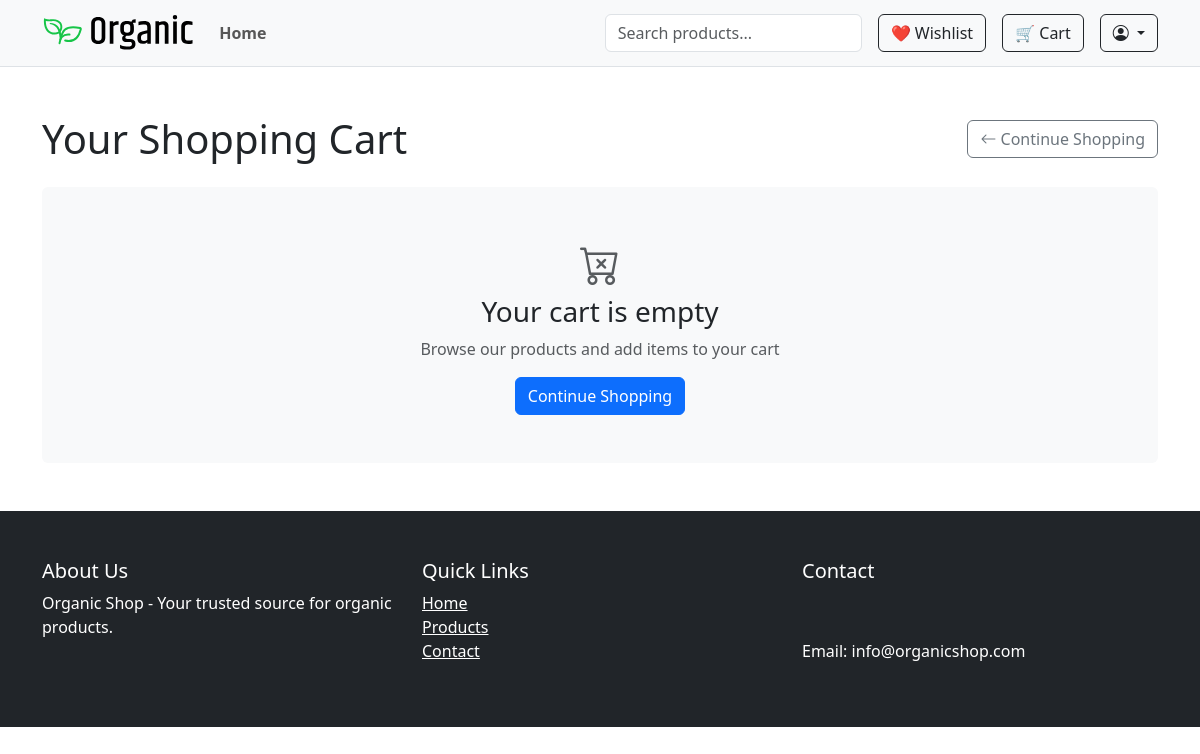
The page /cart/ (signed in) on the database as committed earlier.
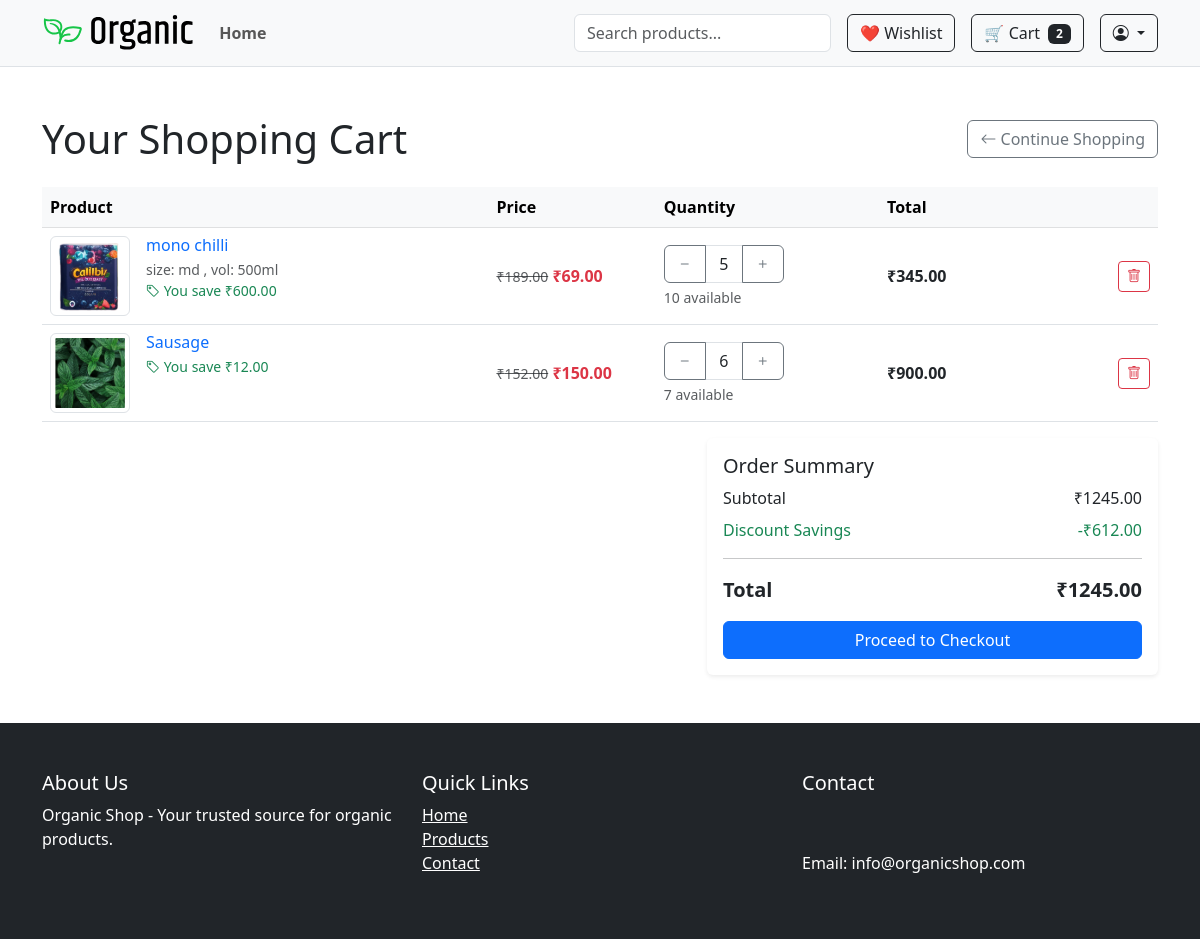
The same page on the database as committed later.
### shop/models.py (models this page shows, shortened)
class CartItem(models.Model):
    cart = models.ForeignKey(Cart, related_name='items', on_delete=models.CASCADE)
    variant = models.ForeignKey(ProductVariant, null=True, blank=True, on_delete=models.SET_NULL)
    product = models.ForeignKey(Product, null=True, blank=True, on_delete=models.CASCADE)
    quantity = models.PositiveIntegerField(default=1)
    @property
    def total_price(self):
        if self.variant:
            if self.variant.discount_price:
                return self.variant.discount_price * self.quantity
            return self.variant.price * self.quantity
        elif self.product.discount_price:
            return self.product.discount_price * self.quantity
        return self.product.price * self.quantity
    @property
    def savings(self):
        if self.variant:
            if self.variant.discount_price:
                return (self.variant.price - self.variant.discount_price) * self.quantity
            elif self.product.discount_price:
                return (self.product.price - self.product.discount_price) * self.quantity
            return 0
        elif self.product.discount_price:
            return (self.product.price - self.product.discount_price) * self.quantity
        return 0
    @property
    def get_product(self):
        return self.variant.product if self.variant else self.product

class Product(models.Model):
    category = models.ForeignKey(Category, on_delete=models.CASCADE, related_name='products')
    name = models.CharField(max_length=255)
    slug = models.SlugField(unique=True ,blank=True)
    description = models.TextField()
    price = models.DecimalField(max_digits=10, decimal_places=2)
    discount_price = models.DecimalField(max_digits=10, decimal_places=2, null=True, blank=True)
    image = models.ImageField(upload_to='products/')
    is_featured = models.BooleanField(default=False)
    sold_count = models.PositiveIntegerField(default=0)
    created_at = models.DateTimeField(auto_now_add=True)
    views = models.PositiveIntegerField(default=1)
    available = models.BooleanField(default=True)
    stock = models.PositiveIntegerField(default=0)
    def get_absolute_url(self):
        return reverse('shop:product_detail', kwargs={'slug': self.slug})

class ProductVariant(models.Model):
    product = models.ForeignKey(Product, on_delete=models.CASCADE, related_name='variants')
    values = models.ManyToManyField(VariantValue)
    price = models.DecimalField(max_digits=10, decimal_places=2)
    discount_price = models.DecimalField(max_digits=10, decimal_places=2, null=True, blank=True)
    stock = models.IntegerField()
    sku = models.CharField(max_length=50, unique=True, blank=True)
    image = models.ImageField(upload_to='variants/', null=True, blank=True)
    sold_count = models.IntegerField(default=0)

class VariantValue(models.Model):
    option = models.ForeignKey(VariantOption, on_delete=models.CASCADE)
    value = models.CharField(max_length=100)

class VariantOption(models.Model):
    name = models.CharField(max_length=50)

class Cart(models.Model):
    user = models.ForeignKey(User, on_delete=models.CASCADE, null=True, blank=True)
    session_key = models.CharField(max_length=40, null=True, blank=True)
    created_at = models.DateTimeField(auto_now_add=True)
    updated_at = models.DateTimeField(auto_now=True)
    @property
    def total_price(self):
        return sum(item.total_price for item in self.items.all())
    @property
    def total_savings(self):
        return sum(item.savings for item in self.items.all())

### shop/views.py (the view)
# urls.py: path('cart/', views.cart_detail, name='cart_detail'),
def cart_detail(request):
    cart = get_or_create_cart(request)
    return render(request, 'shop/cart_detail.html', {'cart': cart})

### shop/views.py (called while the page is built, shortened)
def get_or_create_cart(request):
    if request.user.is_authenticated:
        session_key = request.session.session_key
        if session_key:
            anon_cart = Cart.objects.filter(session_key=session_key, user__isnull=True).first()
        cart, _ = Cart.objects.get_or_create(user=request.user)
    else:
        session_key = request.session.session_key or request.session.create()
        cart, _ = Cart.objects.get_or_create(session_key=session_key, user=None)
    return cart

### shop/templates/shop/cart_detail.html (shortened to what the changed rows need)
{% extends 'shop/base.html' %}
{% load static %}
{% block content %}
<div class="container py-5">
    <div class="d-flex justify-content-between align-items-center mb-4">
        <h1 class="mb-0">Your Shopping Cart</h1>
    </div>
    {% if cart.items.all %}
    <div class="table-responsive">
        <table class="table table-hover align-middle">
            <thead class="table-light">
                <tr>
                    <th style="width: 40%">Product</th>
                    <th style="width: 15%">Price</th>
                    <th style="width: 20%">Quantity</th>
                    <th style="width: 15%">Total</th>
                    <th style="width: 10%"></th>
                </tr>
            </thead>
            <tbody>
                {% for item in cart.items.all %}
                <tr>
                    <td>
                        <div class="d-flex">
                            <a href="{{ item.get_product.get_absolute_url }}" class="me-3">
                                <img src="{% if item.variant and item.variant.image %}{{ item.variant.image.url }}{% else %}{{ item.product.image.url }}{% endif %}"
                                     alt="{{ item.get_product.name }}"
                                     class="img-thumbnail"
                                     style="width: 80px; height: 80px; object-fit: cover;">
                            </a>
                            <div>
                                <h6 class="mb-1">
                                    <a href="{{ item.get_product.get_absolute_url }}" class="text-decoration-none">
                                        {{ item.get_product.name }}
                                    </a>
                                </h6>
                                {% if item.variant %}
                                <div class="text-muted small">
                                    {% for value in item.variant.values.all %}
                                    <span>{{ value.option.name }}: {{ value.value }}</span>
                                    {% if not forloop.last %}, {% endif %}
                                    {% endfor %}
                                </div>
                                {% endif %}
                                {% if item.savings > 0 %}
                                <div class="text-success small">
                                    <i class="bi bi-tag"></i> You save ₹{{ item.savings }}
                                </div>
                                {% endif %}
                            </div>
                        </div>
                    </td>
                    <td>
                        {% if item.variant %}
                            {% if item.variant.discount_price %}
                            <div>
                                <span class="text-decoration-line-through text-muted small">₹{{ item.variant.price }}</span>
                                <span class="text-danger fw-bold">₹{{ item.variant.discount_price }}</span>
                            </div>
                            {% else %}
                            <span class="fw-bold">₹{{ item.variant.price }}</span>
                            {% endif %}
                        {% else %}
                            {% if item.product.discount_price %}
                            <div>
                                <span class="text-decoration-line-through text-muted small">₹{{ item.product.price }}</span>
                                <span class="text-danger fw-bold">₹{{ item.product.discount_price }}</span>
                            </div>
                            {% else %}
                            <span class="fw-bold">₹{{ item.product.price }}</span>
                            {% endif %}
                        {% endif %}
                    </td>
                    <td>
                        <div class="input-group" style="max-width: 120px;">
                            <button class="btn btn-outline-secondary decrement"
                                    type="button"
                                    data-item-id="{{ item.id }}">
                                <i class="bi bi-dash"></i>
                            </button>
                            <input type="number"
                                   class="form-control text-center quantity-input"
                                   value="{{ item.quantity }}"
                                   min="1"
                                   max="{% if item.variant %}{{ item.variant.stock }}{% else %}{{ item.product.stock }}{% endif %}"
                                   data-item-id="{{ item.id }}">
                            <button class="btn btn-outline-secondary increment"
                                    type="button"
                                    data-item-id="{{ item.id }}">
                                <i class="bi bi-plus"></i>
                            </button>
                        </div>
                        <small class="text-muted d-block mt-1">
                            {% if item.variant %}
                                {{ item.variant.stock }} available
                            {% else %}
                                {{ item.product.stock }} available
                            {% endif %}
                        </small>
                    </td>
                    <td class="fw-bold">
                        ₹{{ item.total_price }}
                    </td>
                    <td class="text-end">
                        <a href="{% url 'shop:cart_remove' item.id %}"
                           class="btn btn-sm btn-outline-danger"
                           title="Remove item">
                            <i class="bi bi-trash"></i>
                        </a>
                    </td>
                </tr>
                {% endfor %}
            </tbody>
        </table>
    </div>
    <div class="row justify-content-end">
        <div class="col-md-5">
            <div class="card border-0 shadow-sm">
                <div class="card-body">
                    <h5 class="card-title">Order Summary</h5>
                    <div class="d-flex justify-content-between mb-2">
                        <span>Subtotal</span>
                        <span>₹{{ cart.total_price }}</span>
                    </div>
                    {% if cart.total_savings > 0 %}
                    <div class="d-flex justify-content-between mb-2 text-success">
                        <span>Discount Savings</span>
                        <span>-₹{{ cart.total_savings }}</span>
                    </div>
                    {% endif %}
                    <hr>
                    <div class="d-flex justify-content-between fw-bold fs-5">
                        <span>Total</span>
                        <span>₹{{ cart.total_price }}</span>
                    </div>
                    <a href="{% url 'accounts:checkout' %}" class="btn btn-primary w-100 mt-3">
                        Proceed to Checkout
                    </a>
                </div>
            </div>
        </div>
    </div>
    {% else %}
    <div class="text-center py-5 bg-light rounded">
        <i class="bi bi-cart-x fs-1 text-muted mb-3"></i>
        <h3>Your cart is empty</h3>
        <p class="text-muted">Browse our products and add items to your cart</p>
        <a href="{% url 'shop:index' %}" class="btn btn-primary">
            Continue Shopping
        </a>
    </div>
    {% endif %}
</div>
{% endblock %}

Rows that differ between the two databases and show on the page:
added CartItem: product.image (picture), get_product.name "mono chilli", savings "600.00", variant.price "189.00", variant.discount_price "69.00", quantity "5", variant.stock "10", total_price "345.00"
now on this page (row unchanged): VariantValue: option.name "size", value "md"
now on this page (row unchanged): VariantValue: option.name "vol", value "500ml"
added CartItem: product.image (picture), get_product.name "Sausage", savings "12.00", product.price "152.00", product.discount_price "150.00", quantity "6", product.stock "7", total_price "900.00"
now on this page (row unchanged): Cart: total_price "1245.00", total_savings "612.00"
Other text that changed with them:
{{ total_items }}: (not shown) → "2"
text no longer shown: "Your cart is empty Browse our products and add items to your cart Continue Shopping"
text now shown: "Product Price Quantity Total Order Summary Subtotal ₹ Discount Savings -₹ Total ₹ Proceed to Checkout"
